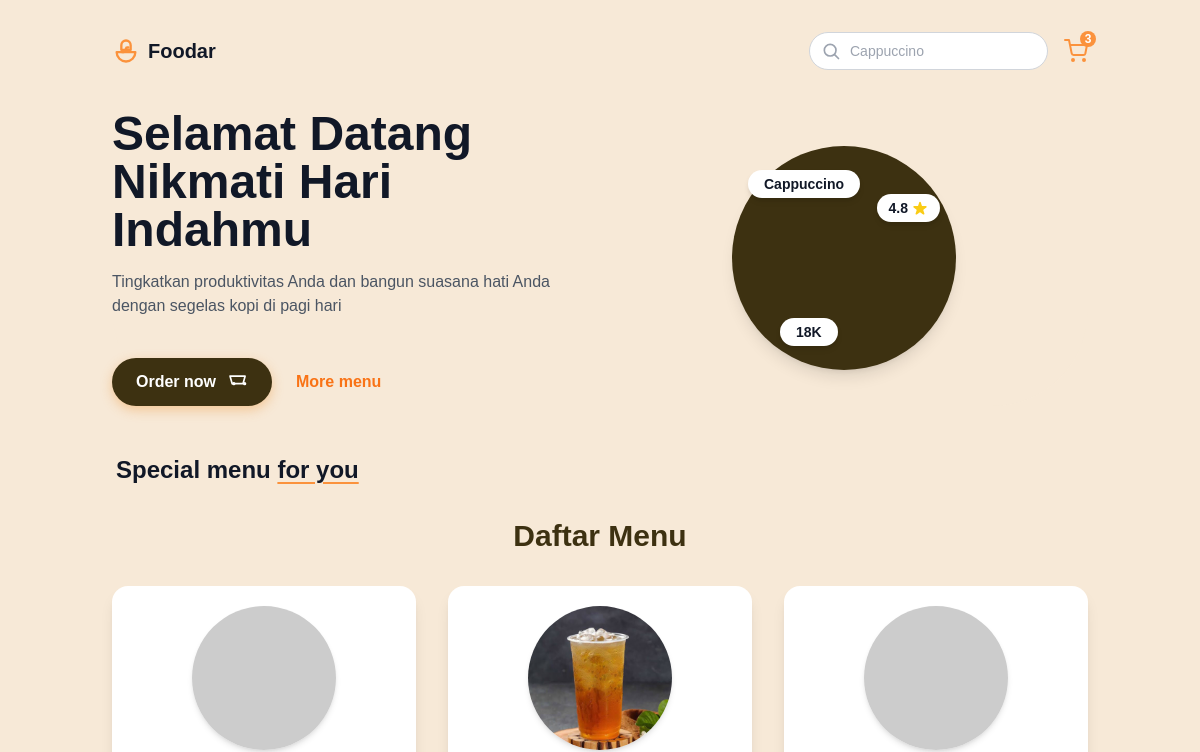
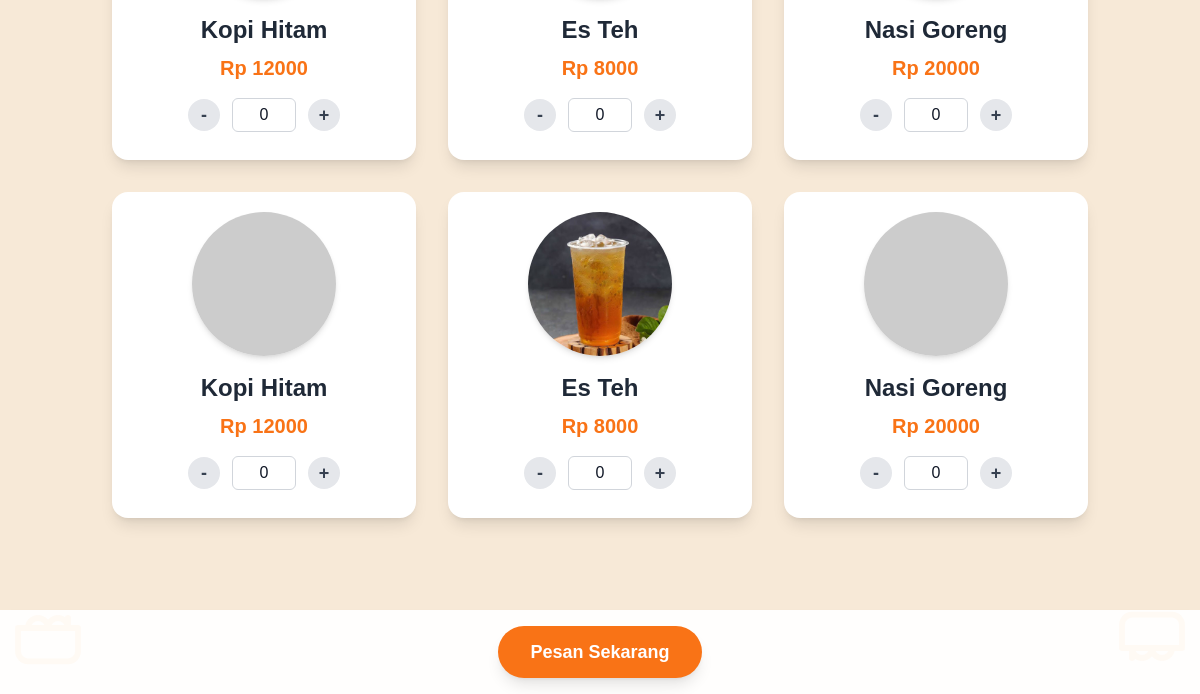
/meja/1/, run on an earlier commit of the app's database (2 pictures, top to bottom).
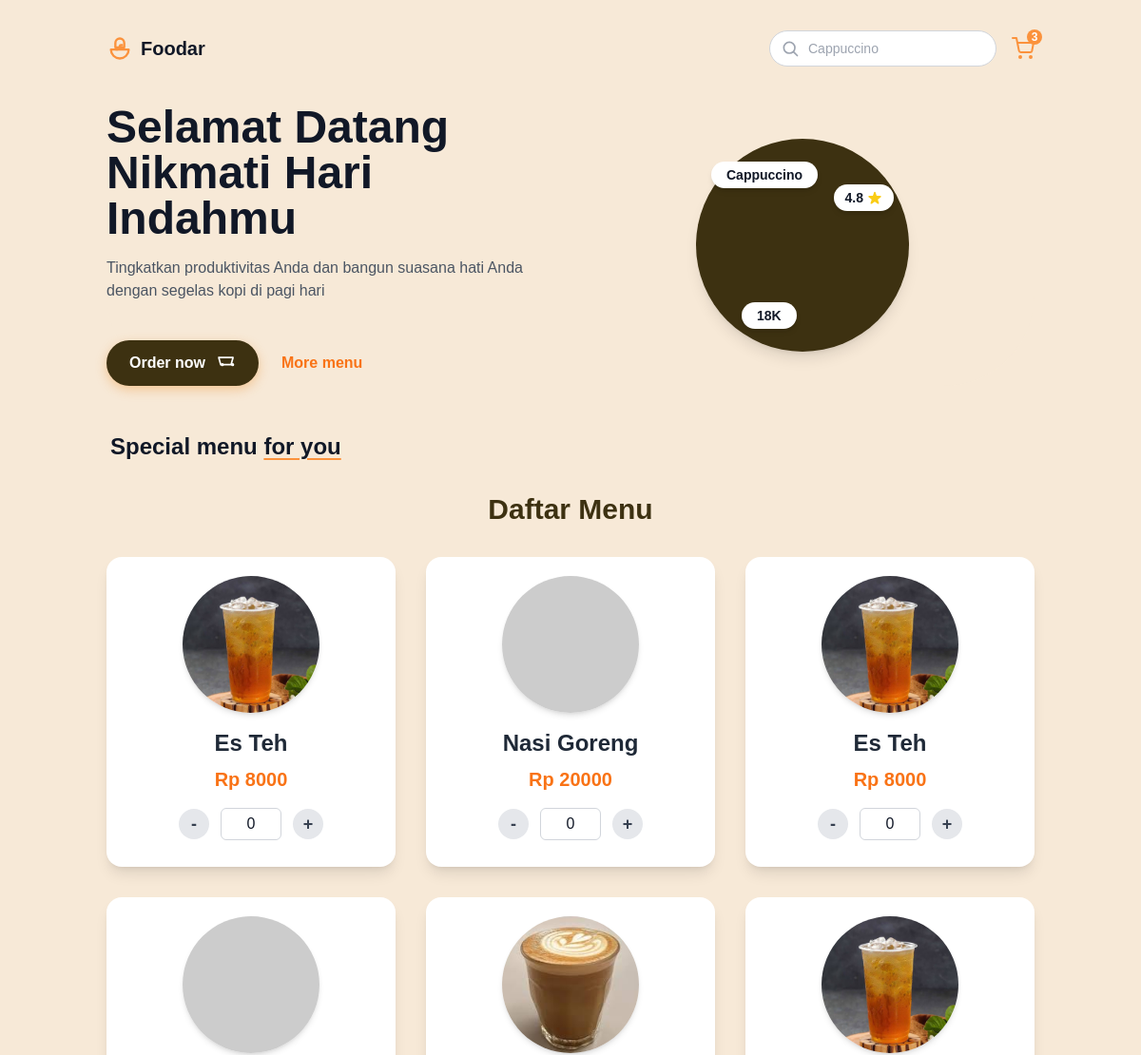
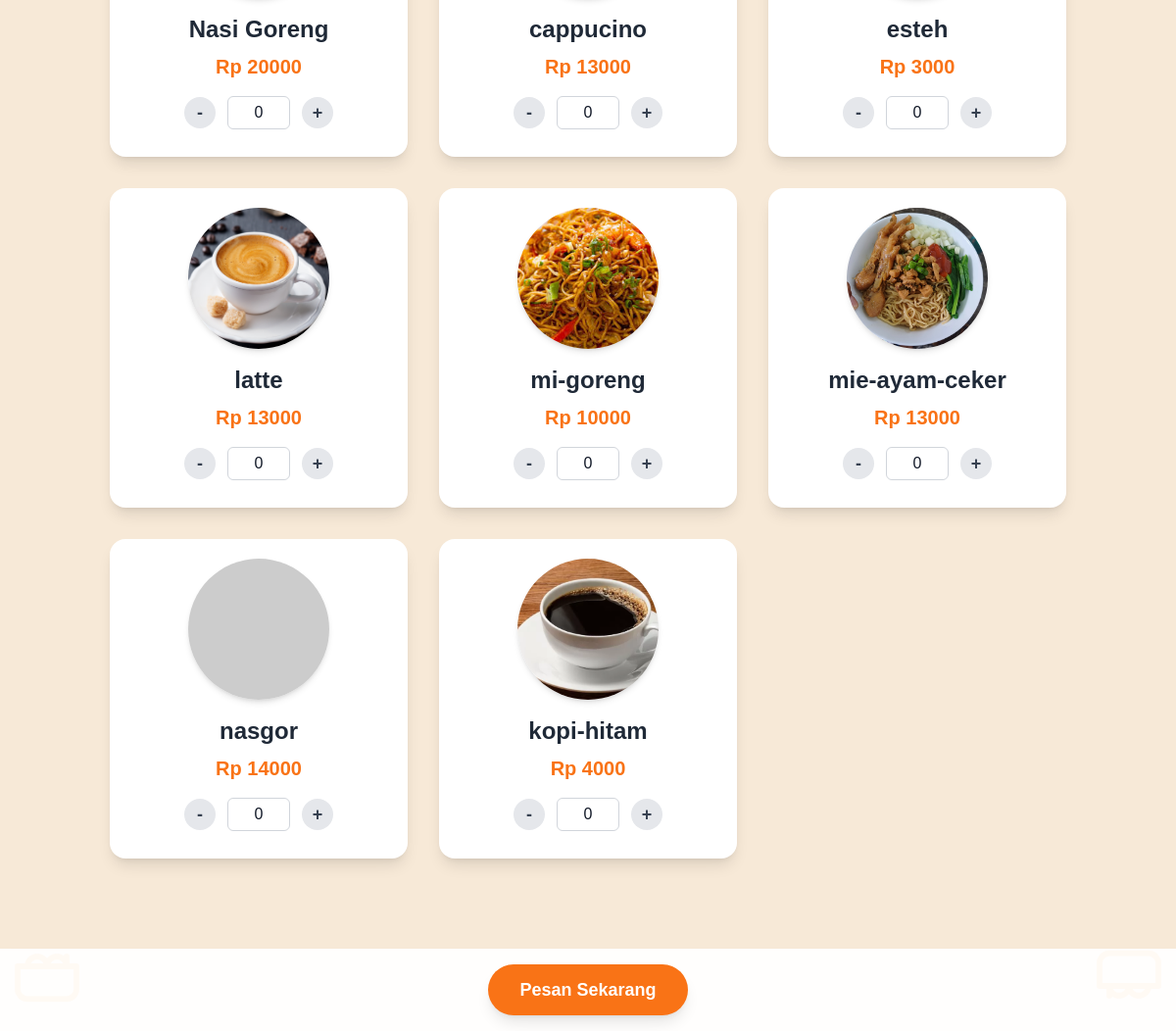
And on a later commit of the database (2 pictures, top to bottom).
### kafe_id/models.py (models this page shows, shortened)
class Menu(models.Model):
    nama = models.CharField(max_length=100)
    harga = models.DecimalField(max_digits=10, decimal_places=2)

### kafe_id/views.py (the view)
# urls.py: path('meja/<int:id>/', tampilkan_menu, name='tampilkan_menu'),
def tampilkan_menu(request, id):
    meja = get_object_or_404(Meja, pk=id)
    menu_items = Menu.objects.all()
    context = {
        'meja': meja,
        'menu_items': menu_items,
    }
    return render(request, 'kafe/menu_list.html', context)

### kafe_id/templates/kafe/menu_list.html (shortened to what this page needs)
{% extends 'base.html' %}
{% load static %}
{% block content %}
<link rel="stylesheet" href="{% static 'css/menu.css' %}">
<body class="bg-[#F7E9D7] text-gray-900 font-custom">
<header class="container mx-auto px-6 pt-8 flex flex-wrap items-center justify-between">
  <div class="flex items-center gap-2">
    <div class="text-xl font-semibold select-none">Foodar</div>
  </div>
  <div class="flex gap-4 items-center mt-4 sm:mt-0">
    <div class="relative">
      <input
        type="search"
        placeholder="Cappuccino"
        class="rounded-full text-sm pl-10 pr-4 py-2 border border-gray-300 focus:outline-none focus:ring-2 focus:ring-orange-300 placeholder:text-gray-400"
        aria-label="Search coffee menu"
      />
    </div>
    <button aria-label="View Cart" class="relative text-orange-400 hover:text-orange-500 transition-colors">
      <svg class="w-6 h-6 stroke-current" fill="none" stroke-width="2" stroke-linecap="round" stroke-linejoin="round" viewBox="0 0 24 24">
        <circle cx="9" cy="21" r="1"></circle>
        <circle cx="20" cy="21" r="1"></circle>
        <path d="M1 1h4l2.68 13.39a2 2 0 0 0 2 1.61h9.72a2 2 0 0 0 1.94-1.46L23 6H6"></path>
      </svg>
      <span class="absolute -top-2 -right-2 bg-orange-400 rounded-full text-white text-xs w-4 h-4 flex items-center justify-center font-bold select-none">3</span>
    </button>
  </div>
</header>
<main class="container mx-auto px-6 pt-10">
  <section class="relative bg-[#F7E9D7] rounded-b-[6rem] mb-12 select-none">
    <div class="flex flex-col md:flex-row md:items-center md:justify-between">
      <div class="md:w-1/2">
        <h1 class="text-4xl sm:text-5xl font-extrabold text-gray-900 mb-4 leading-tight">
          Selamat Datang <br /> Nikmati Hari Indahmu
        </h1>
        <p class="text-gray-600 max-w-md mb-8 sm:mb-10">
          Tingkatkan produktivitas Anda dan bangun suasana hati Anda dengan segelas kopi di pagi hari
        </p>
        <div class="flex items-center gap-6">
          <button class="bg-[#3D3111] text-white px-6 py-3 rounded-full flex items-center gap-3 button-shadow font-semibold hover:bg-[#584611] transition">
            Order now
            <svg class="w-5 h-5" fill="none" stroke="currentColor" stroke-width="2" stroke-linecap="round" stroke-linejoin="round" viewBox="0 0 24 24">
              <circle cx="20" cy="14" r="1" />
              <circle cx="7" cy="14" r="1" />
              <path d="M2.5 5h18l-2.5 9h-13z"/>
            </svg>
          </button>
          <a href="#" class="text-orange-500 font-semibold hover:underline">More menu</a>
        </div>
      </div>
      <div class="md:w-1/2 mt-12 md:mt-0 flex justify-center relative">
        <div class="bg-[#3D3111] rounded-full w-56 h-56 flex items-center justify-center shadow-lg relative">
          <div class="absolute top-6 left-4 bg-white rounded-full px-4 py-1 text-sm font-semibold badge-shadow shadow-md">
            Cappuccino
          </div>
          <div class="absolute top-12 right-4 bg-white rounded-full px-3 py-1 flex items-center gap-1 text-sm font-semibold badge-shadow shadow-md">
            4.8
          </div>
          <div class="absolute bottom-6 left-12 bg-white rounded-full px-4 py-1 text-sm font-semibold badge-shadow shadow-md">
            18K
          </div>
        </div>
      </div>
    </div>
  </section>
  <section class="mb-16 select-none">
    <h2 class="text-2xl font-bold mb-8 pl-1">Special menu <span class="underline decoration-orange-400 decoration-2 underline-offset-4">for you</span></h2>
    <div class="max-w-6xl mx-auto mb-20">
        <h2 class="text-3xl font-bold text-brown-dark mb-8 text-center">Daftar Menu</h2>
        <form id="orderForm" method="POST" action="{% url 'proses_pesanan' %}" class="grid grid-cols-1 sm:grid-cols-2 lg:grid-cols-3 gap-8">
            {% for item in menu_items %}
                <div class="bg-white rounded-2xl p-5 shadow-lg flex flex-col items-center text-center hover:shadow-xl transition-shadow">
                    <img src="/media/{% if item.nama|lower == 'es teh' %}esteh{% elif item.nama|lower == 'nasi goreng' %}nasgor{% elif item.nama|lower == 'mie goreng' %}mi-goreng{% else %}{{ item.nama|lower|cut:" " }}{% endif %}.jpg" alt="{{ item.nama }}" class="w-36 h-36 object-cover rounded-full mb-4 shadow-md" onerror="this.src='https://via.placeholder.com/150?text={{ item.nama|urlencode }}'">
                    <h3 class="text-2xl font-semibold text-gray-800 mb-2">{{ item.nama }}</h3>
                    <p class="text-orange-500 text-xl font-bold mb-4">Rp {{ item.harga|floatformat:0 }}</p>
                    <div class="flex items-center space-x-3 mb-2">
                        <button type="button" class="bg-gray-200 hover:bg-gray-300 text-gray-700 rounded-full w-8 h-8 flex items-center justify-center text-lg font-bold" onclick="updateQuantity(this, -1)">-</button>
                        <input type="number" name="menu_{{ item.id }}" min="0" value="0" class="w-16 text-center border border-gray-300 rounded-md py-1 focus:outline-none focus:ring-2 focus:ring-orange-500">
                        <button type="button" class="bg-gray-200 hover:bg-gray-300 text-gray-700 rounded-full w-8 h-8 flex items-center justify-center text-lg font-bold" onclick="updateQuantity(this, 1)">+</button>
                    </div>
                </div>
            {% empty %}
                <p class="col-span-full text-center text-gray-600">Tidak ada item menu yang tersedia saat ini.</p>
            {% endfor %}
        </form>
    </div>
    <div class="fixed bottom-0 left-0 right-0 bg-white shadow-lg py-4 bg-opacity-95 backdrop-blur-sm">
        <div class="container mx-auto flex justify-center">
            <button type="submit" form="orderForm" class="bg-orange-500 hover:bg-orange-600 text-white font-bold px-8 py-3 rounded-full shadow-lg transition-all transform hover:scale-105 text-lg">
                Pesan Sekarang
            </button>
        </div>
    </div>
  </section>
  <div aria-hidden="true" class="pointer-events-none fixed bottom-4 left-2 opacity-10 select-none">
  </div>
  <div aria-hidden="true" class="pointer-events-none fixed bottom-4 right-2 opacity-10 select-none rotate-180">
  </div>
</main>
</body>
{% endblock %}

### kafe_id/templates/base.html (shortened to what this page needs)
<!DOCTYPE html>
<html lang="id">
<head>
    {% load static %}
    <link rel="stylesheet" href="{% static 'css/styles.css' %}">
    <script src="https://cdn.tailwindcss.com"></script>
</head>
<body>
    <div class="container mx-auto">
        {% block content %}
        {% endblock content %}
    </div>
</body>
</html>

### kafe_id/static/css/styles.css (style rules this page uses)
body { font-family: 'Inter', sans-serif; background-color: #f3f4f6; }
.button-shadow { box-shadow: 0 4px 12px rgb(237 147 52 / 0.4); }
.badge-shadow { box-shadow: 0 3px 8px rgb(237 147 52 / 0.25); }
.font-custom { font-family: 'Poppins', sans-serif; }
body { font-family: 'Inter', sans-serif; background-color: #fefbf6; padding-bottom: 6rem; }
.text-brown-dark { color: #4A2C2A; }
input[type="number"] { -moz-appearance: textfield; }

### kafe_id/static/css/menu.css (style rules this page uses)
.text-brown-dark { color: #3D3111; }

What changed in the data, as far as the page shows it:
removed Menu: nama "Kopi Hitam", harga "12000"
removed Menu: nama "Kopi Hitam", harga "12000"
added Menu: nama (picture), nama "cappucino", harga "13000"
added Menu: nama (picture), nama "esteh", harga "3000"
added Menu: nama (picture), nama "latte", harga "13000"
added Menu: nama (picture), nama "mi-goreng", harga "10000"
added Menu: nama (picture), nama "mie-ayam-ceker", harga "13000"
added Menu: nama "nasgor", harga "14000"
added Menu: nama (picture), nama "kopi-hitam", harga "4000"
